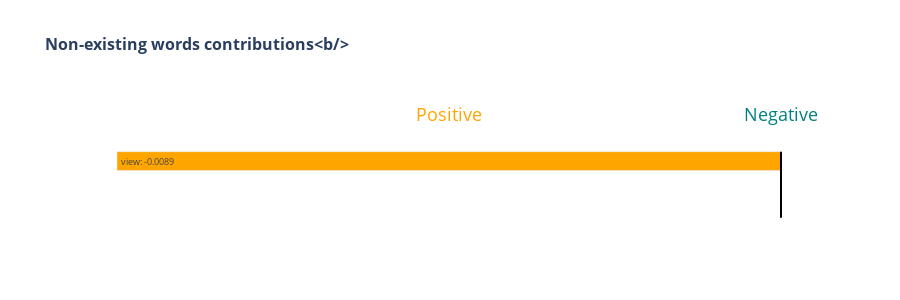
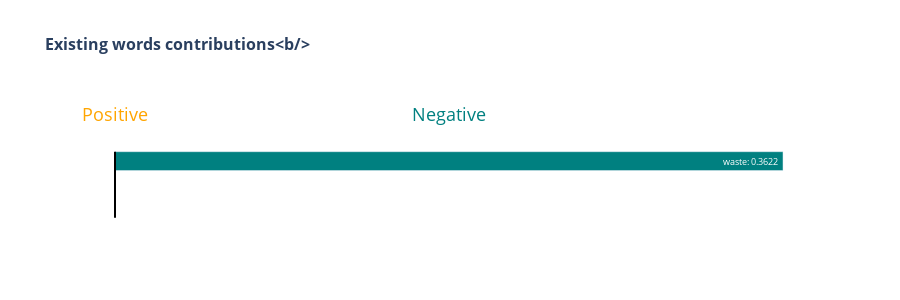
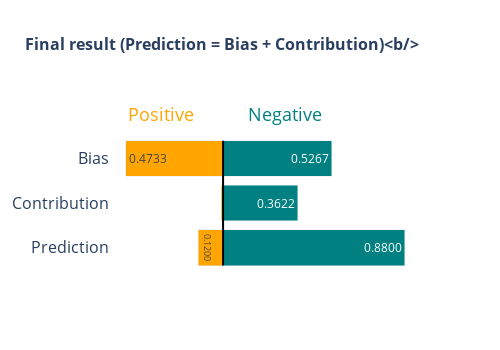

These figures' notebook cell, in order:
### Code cell
ind = 10
tv.visualize_normal(columnNames, biases[ind], predictions[ind], exps[ind], classes)

### Figure 1 — Plotly figure (JSON) as saved in the notebook; plotly's stock layout.template omitted (floating-point values rounded to 4 significant figures)
{"data": [{"base": 0, "marker": {"color": ["teal", "teal", "orange"]}, "name": "Contributions", "orientation": "h", "text": [": 0.0000", " : 0.0000", "view: -0.0089"], "textposition": "auto", "type": "bar", "x": [0, 0, -0.008889], "y": ["", " ", "view"]}], "layout": {"annotations": [{"font": {"color": "teal", "size": 18}, "showarrow": false, "text": "Negative", "x": 0, "y": 4}, {"font": {"color": "orange", "size": 18}, "showarrow": false, "text": "Positive", "x": -0.004444, "y": 4}], "autosize": false, "height": 300, "plot_bgcolor": "rgba(0,0,0,0)", "shapes": [{"line": {"color": "Black", "width": 2}, "type": "line", "x0": 0, "x1": 0, "y0": -0.4, "y1": 2.4}], "title": {"font": {"size": 16}, "text": "<b>Non-existing words contributions<b/>"}, "xaxis": {"showticklabels": false}, "yaxis": {"showticklabels": false}}}

### Figure 2 — Plotly figure (JSON) as saved in the notebook; plotly's stock layout.template omitted (floating-point values rounded to 4 significant figures)
{"data": [{"base": 0, "marker": {"color": ["teal", "teal", "teal"]}, "name": "Contributions", "orientation": "h", "text": [": 0.0000", " : 0.0000", "waste: 0.3622"], "textposition": "auto", "type": "bar", "x": [0, 0, 0.3622], "y": ["", " ", "waste"]}], "layout": {"annotations": [{"font": {"color": "teal", "size": 18}, "showarrow": false, "text": "Negative", "x": 0.1811, "y": 4}, {"font": {"color": "orange", "size": 18}, "showarrow": false, "text": "Positive", "x": 0, "y": 4}], "autosize": false, "height": 300, "plot_bgcolor": "rgba(0,0,0,0)", "shapes": [{"line": {"color": "Black", "width": 2}, "type": "line", "x0": 0, "x1": 0, "y0": -0.4, "y1": 2.4}], "title": {"font": {"size": 16}, "text": "<b>Existing words contributions<b/>"}, "xaxis": {"showticklabels": false}, "yaxis": {"showticklabels": false}}}

### Figure 3 — Plotly figure (JSON) as saved in the notebook; plotly's stock layout.template omitted (floating-point values rounded to 4 significant figures)
{"data": [{"base": 0, "marker": {"color": "teal"}, "orientation": "h", "text": ["0.8800", "0.3622", "0.5267"], "textposition": "auto", "type": "bar", "x": [0.88, 0.3622, 0.5267], "y": ["Prediction", "Contribution", "Bias"]}, {"base": 0, "marker": {"color": "orange"}, "orientation": "h", "text": ["0.1200", "0.0089", "0.4733"], "textposition": "auto", "type": "bar", "x": [-0.12, -0.008889, -0.4733], "y": ["Prediction", "Contribution", "Bias"]}], "layout": {"annotations": [{"font": {"color": "teal", "size": 18}, "showarrow": false, "text": "Negative", "x": 0.3, "y": 3}, {"font": {"color": "orange", "size": 18}, "showarrow": false, "text": "Positive", "x": -0.3, "y": 3}], "autosize": false, "barmode": "stack", "height": 350, "plot_bgcolor": "rgba(0,0,0,0)", "shapes": [{"line": {"color": "Black", "width": 2}, "type": "line", "x0": 0, "x1": 0, "y0": -0.4, "y1": 2.4}], "showlegend": false, "title": {"font": {"size": 16}, "text": "<b>Final result (Prediction = Bias + Contribution)<b/>"}, "width": 500, "xaxis": {"showticklabels": false}, "yaxis": {"tickfont": {"size": 16}}}}
